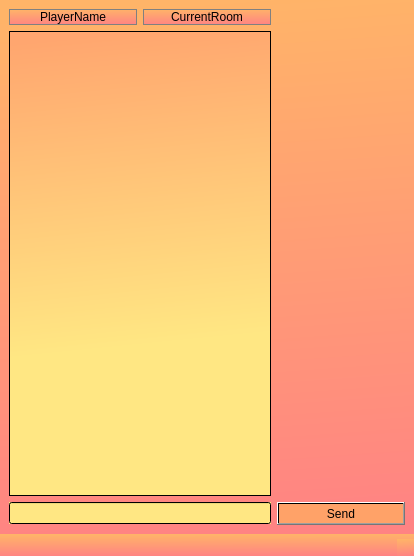
<?xml version="1.0" encoding="UTF-8"?>
<ui version="4.0">
 <class>MainWindow</class>
 <widget class="QMainWindow" name="MainWindow">
  <property name="geometry">
   <rect>
    <x>0</x>
    <y>0</y>
    <width>414</width>
    <height>556</height>
   </rect>
  </property>
  <property name="windowTitle">
   <string>The Eleventh Hour</string>
  </property>
  <property name="styleSheet">
   <string notr="true">background: qlineargradient(spread:pad, x1:0.483, y1:0, x2:0.539773, y2:1, stop:0 rgba(255, 180, 104, 255), stop:1 rgba(255, 131, 131, 255))</string>
  </property>
  <widget class="QWidget" name="centralwidget">
   <layout class="QGridLayout" name="gridLayout">
    <item row="0" column="1">
     <widget class="QLabel" name="playerName">
      <property name="layoutDirection">
       <enum>Qt::LeftToRight</enum>
      </property>
      <property name="styleSheet">
       <string notr="true">font: 12pt &quot;Poor Richard&quot;;
border: 1px solid grey

</string>
      </property>
      <property name="text">
       <string>PlayerName</string>
      </property>
      <property name="alignment">
       <set>Qt::AlignCenter</set>
      </property>
     </widget>
    </item>
    <item row="3" column="3">
     <widget class="QPushButton" name="InputButton">
      <property name="styleSheet">
       <string notr="true">font: 14pt &quot;Poor Richard&quot;;
background-color: qlineargradient(spread:pad, x1:1, y1:1, x2:0, y2:1, stop:1 rgba(255, 162, 104, 255));</string>
      </property>
      <property name="text">
       <string>Send</string>
      </property>
     </widget>
    </item>
    <item row="3" column="1" colspan="2">
     <widget class="QLineEdit" name="UserInputBox">
      <property name="styleSheet">
       <string notr="true">font: 12pt &quot;Poor Richard&quot;;
background-color: qlineargradient(spread:pad, x1:0.505682, y1:1, x2:0.494318, y2:0.011, stop:0 rgba(255, 231, 131, 255));

</string>
      </property>
     </widget>
    </item>
    <item row="0" column="2">
     <widget class="QLabel" name="currentRoom">
      <property name="styleSheet">
       <string notr="true">font: 12pt &quot;Poor Richard&quot;;
border: 1px solid grey</string>
      </property>
      <property name="text">
       <string>CurrentRoom</string>
      </property>
      <property name="alignment">
       <set>Qt::AlignCenter</set>
      </property>
     </widget>
    </item>
    <item row="2" column="1" colspan="2">
     <widget class="QTextBrowser" name="textDisplay">
      <property name="styleSheet">
       <string notr="true">font: 12pt &quot;Poor Richard&quot;;
background-color: qlineargradient(spread:pad, x1:0.483, y1:0, x2:0.539773, y2:1, stop:0 rgba(255, 166, 111, 255), stop:0.676136 rgba(255, 231, 131, 255));
</string>
      </property>
     </widget>
    </item>
   </layout>
  </widget>
  <widget class="QMenuBar" name="menubar">
   <property name="geometry">
    <rect>
     <x>0</x>
     <y>0</y>
     <width>414</width>
     <height>21</height>
    </rect>
   </property>
  </widget>
  <widget class="QStatusBar" name="statusbar"/>
 </widget>
 <resources/>
 <connections/>
</ui>
